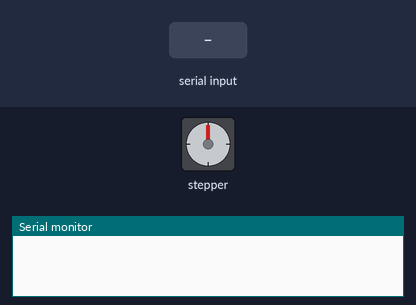
The sketch below on a simulated Arduino Uno, built with avr-gcc and run on an emulated ATmega328P. Shown: stepper motor, the last lines printed to the serial monitor. The test bench sets the inputs (shaded band). Stepper angles assume 2048 steps per turn.

Above: at 1.2 s.
1.3 s: "90,45\n" received over Serial
At 3.0 s:
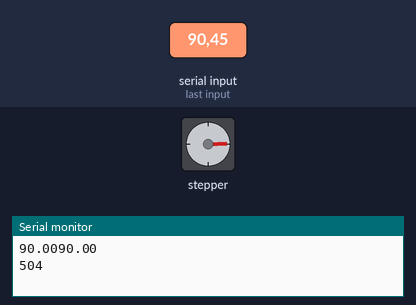
4.1 s: "30,150\n" received over Serial
At 5.1 s:
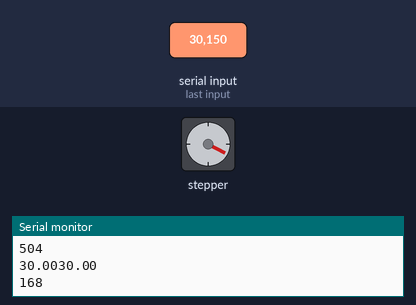
6.0 s: "5\n" received over Serial
At 6.4 s:
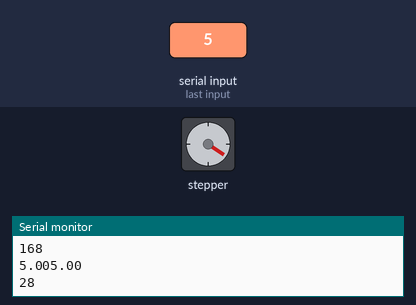
7.5 s: "200\n" received over Serial
At 10.4 s:
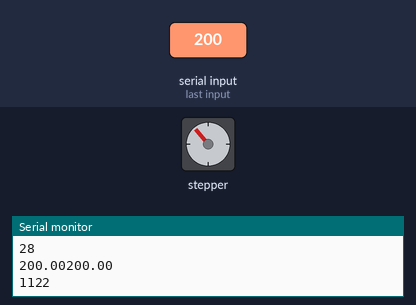
10.5 s: "90\n" received over Serial
At 13.1 s:
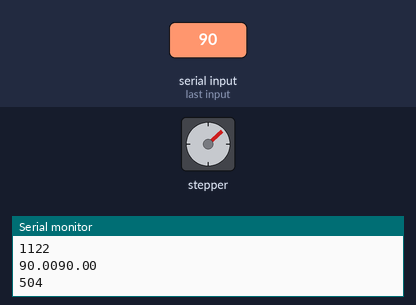
Timing chart, 0 to 14.4 s (numbered marks = the images above; inputs shaded):
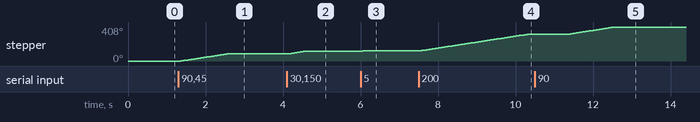

Measured:
- after the input at 1.3 s, stepper: turns 88° clockwise in 1.2 s, starting after 0.06 s
- after the input at 4.1 s, stepper: turns 30° clockwise in 0.39 s, starting after 0.07 s
- after the input at 7.5 s, stepper: keeps turning clockwise at about 71°/s, starting at once
- after the input at 10.5 s, stepper: turns 88° clockwise in 1.2 s, starting after 0.83 s

The sketch:

stepperTest2.ino
```cpp
/*

 * This code tests a stepper motor
 * Stepper motor will turn the amount of degrees that user inputs in serial monitor

 Needs:
 * Stepper motor and ULN2003 based Darlington Driver
 *
 Circuit:
 * In1 to D8
 * In2 to D9
 * In3 to D10
 * In4 to D11

 */

#include <Stepper.h>

//set stepper pins
int stepIn1 = 8;
int stepIn2 = 9;
int stepIn3 = 10;
int stepIn4 = 11;

//set amount of steps
int stepsPerRev = 2048;

//variables to get degrees
String incoming = "";
char incomingChar[10];
double desiredDeg;
boolean complete = false;
int desiredStep;

//initialize stepper
Stepper myStep(stepsPerRev,stepIn1,stepIn3,stepIn2,stepIn4);

void setup() {

  //set RPM
  myStep.setSpeed(12);

  //initialize Serial
  Serial.begin(9600);

  desiredDeg = 0;

}

void loop() {

  if(desiredDeg != 0){

    Serial.println(desiredDeg);
    desiredStep = (int)map(desiredDeg,-365,365,-stepsPerRev,stepsPerRev); //convert degrees to steps
    Serial.println(desiredStep);
    myStep.step(desiredStep); //move motor
    delay(1000);
    desiredDeg = 0;

  }
  else{
    //convert String to Int
    if(complete){
      incoming.toCharArray(incomingChar,10);
      desiredDeg = (double)atoi(incomingChar);
      Serial.print(desiredDeg);
      //clear String
      incoming = "";
      complete = false;
    }
    //read from Serial
    while(Serial.available()){
      char charEntrada = Serial.read();
      delay(10);
      incoming += charEntrada;
      if(charEntrada == '\n'){
        complete = true;
      }
    }
  }

}
```
